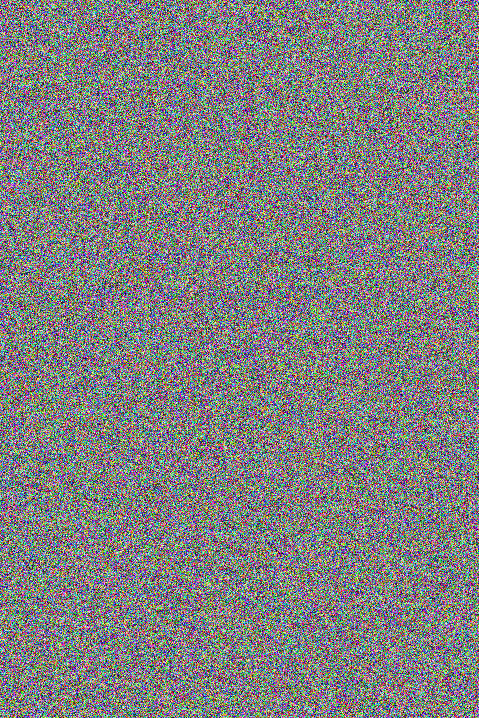
#> input picture RTN/2021/Crypto/mixitup/image1.bmp, 479 x 718 px
$ python script.py
#> lines starting #> are read from the running program, lines starting #| are printed output that depends on the picture
from PIL import Image

def mixitup():
	firstImage = Image.open("image1.bmp")
#> firstImage is the input picture: PIL image 479x718 RGB; mean R, G, B 127.4, 127.5, 127.7
	secondImage = Image.open("image2.bmp")
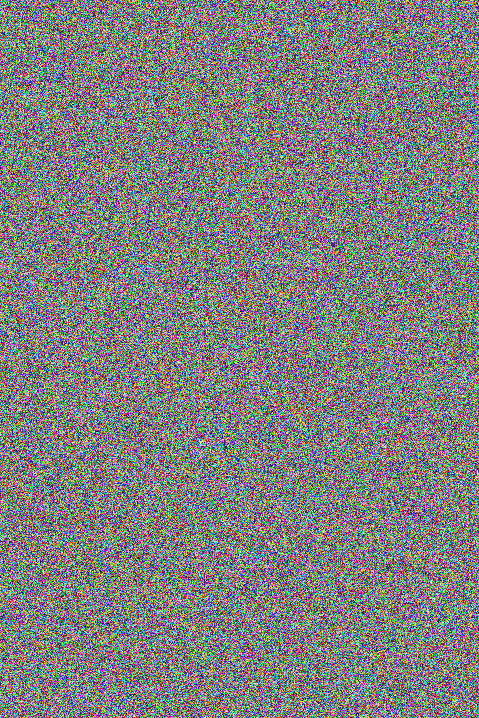
#> input picture RTN/2021/Crypto/mixitup/image2.bmp, 479 x 718 px
#> secondImage is the input picture: PIL image 479x718 RGB; mean R, G, B 127.5, 127.6, 127.4

	(width, height) = firstImage.size
#> width = 479; height = 718

	resultImage = Image.new( 'RGB', (width, height))
#> resultImage: PIL image 479x718 RGB; every value is 0
	resultImagePixels = resultImage.load()

	firstImagePixels = firstImage.load()
	secondImagePixels = secondImage.load()

	for width in range(0, width):
		for height in range(0, height):
			r = firstImagePixels[width, height][0] ^ secondImagePixels[width, height][0]
			g = firstImagePixels[width, height][1] ^ secondImagePixels[width, height][1]
			b = firstImagePixels[width, height][2] ^ secondImagePixels[width, height][2]
			resultImagePixels[width, height] = (r, g, b)

	return resultImage


mixitup().save("result.bmp", "bmp")
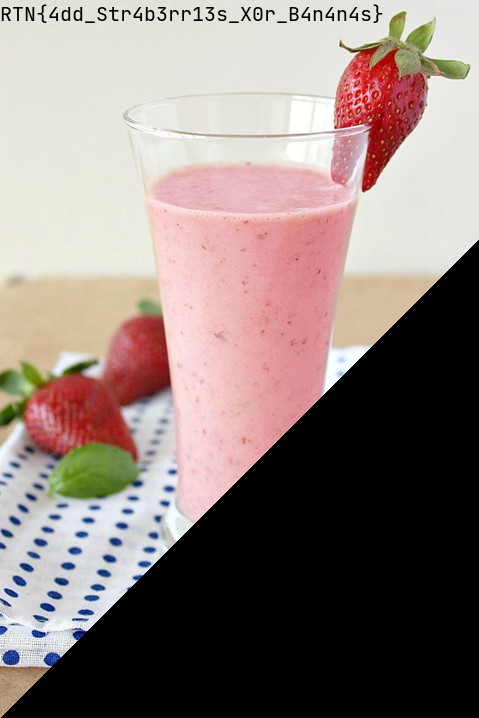
#> saved as result.bmp: PIL image 479x718 RGB; mean R, G, B 141.9, 127.3, 123.2
